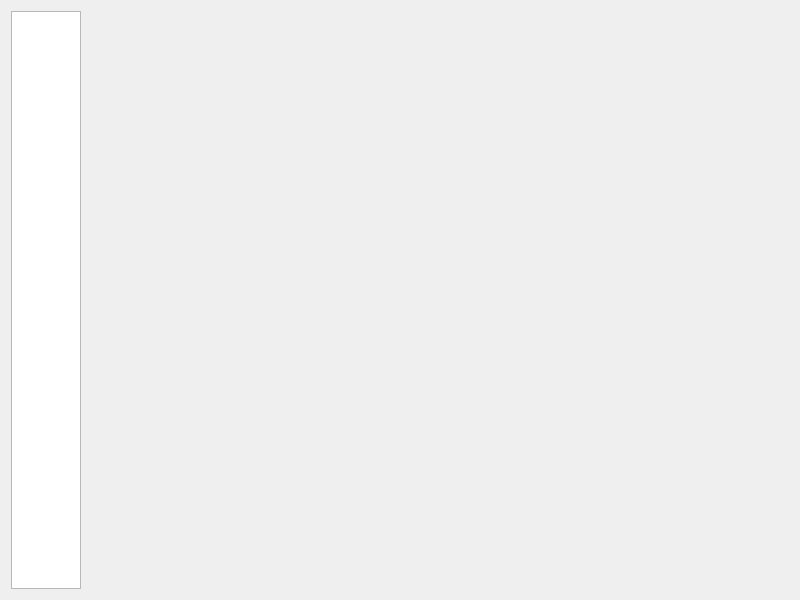
<?xml version="1.0" encoding="UTF-8"?>
<ui version="4.0">
 <class>TableAndLineChartReport</class>
 <widget class="QWidget" name="TableAndLineChartReport">
  <property name="windowModality">
   <enum>Qt::WindowModal</enum>
  </property>
  <property name="geometry">
   <rect>
    <x>0</x>
    <y>0</y>
    <width>800</width>
    <height>600</height>
   </rect>
  </property>
  <property name="windowTitle">
   <string>Report</string>
  </property>
  <layout class="QHBoxLayout" name="horizontalLayout" stretch="0,1">
   <item>
    <widget class="QTableView" name="tableView">
     <property name="sizePolicy">
      <sizepolicy hsizetype="MinimumExpanding" vsizetype="Expanding">
       <horstretch>0</horstretch>
       <verstretch>0</verstretch>
      </sizepolicy>
     </property>
     <property name="sizeAdjustPolicy">
      <enum>QAbstractScrollArea::AdjustToContents</enum>
     </property>
     <property name="selectionMode">
      <enum>QAbstractItemView::SingleSelection</enum>
     </property>
     <property name="selectionBehavior">
      <enum>QAbstractItemView::SelectRows</enum>
     </property>
     <property name="sortingEnabled">
      <bool>true</bool>
     </property>
     <attribute name="verticalHeaderVisible">
      <bool>false</bool>
     </attribute>
    </widget>
   </item>
   <item>
    <layout class="QVBoxLayout" name="verticalLayout">
     <item>
      <widget class="QLabel" name="label">
       <property name="text">
        <string/>
       </property>
      </widget>
     </item>
    </layout>
   </item>
  </layout>
  <action name="actionExpand_All">
   <property name="text">
    <string>Expand All</string>
   </property>
  </action>
  <action name="actionCollapse_All">
   <property name="text">
    <string>Collapse All</string>
   </property>
   <property name="toolTip">
    <string>Collapse All</string>
   </property>
  </action>
 </widget>
 <resources/>
 <connections/>
</ui>
